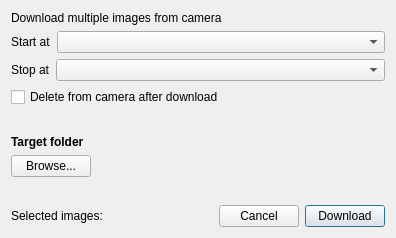
<?xml version="1.0" encoding="UTF-8"?>
<ui version="4.0">
 <class>DownloadImagesDialog</class>
 <widget class="QDialog" name="DownloadImagesDialog">
  <property name="geometry">
   <rect>
    <x>0</x>
    <y>0</y>
    <width>396</width>
    <height>238</height>
   </rect>
  </property>
  <property name="windowTitle">
   <string>Download Images</string>
  </property>
  <layout class="QGridLayout" name="gridLayout_2">
   <item row="11" column="0">
    <layout class="QHBoxLayout" name="horizontalLayout">
     <item>
      <widget class="QLabel" name="selected_images_label">
       <property name="text">
        <string>Selected images:</string>
       </property>
      </widget>
     </item>
     <item>
      <spacer name="horizontalSpacer">
       <property name="orientation">
        <enum>Qt::Horizontal</enum>
       </property>
       <property name="sizeHint" stdset="0">
        <size>
         <width>40</width>
         <height>20</height>
        </size>
       </property>
      </spacer>
     </item>
     <item>
      <widget class="QPushButton" name="cancel_button">
       <property name="text">
        <string>Cancel</string>
       </property>
       <property name="autoDefault">
        <bool>false</bool>
       </property>
      </widget>
     </item>
     <item>
      <widget class="QPushButton" name="done_button">
       <property name="text">
        <string>Download</string>
       </property>
       <property name="autoDefault">
        <bool>true</bool>
       </property>
       <property name="default">
        <bool>true</bool>
       </property>
      </widget>
     </item>
    </layout>
   </item>
   <item row="7" column="0">
    <widget class="QLabel" name="label_4">
     <property name="font">
      <font>
       <bold>true</bold>
      </font>
     </property>
     <property name="text">
      <string>Target folder</string>
     </property>
    </widget>
   </item>
   <item row="9" column="0">
    <spacer name="verticalSpacer">
     <property name="orientation">
      <enum>Qt::Vertical</enum>
     </property>
     <property name="sizeHint" stdset="0">
      <size>
       <width>20</width>
       <height>40</height>
      </size>
     </property>
    </spacer>
   </item>
   <item row="0" column="0">
    <widget class="QLabel" name="header_text">
     <property name="text">
      <string>Download multiple images from camera</string>
     </property>
    </widget>
   </item>
   <item row="8" column="0">
    <layout class="QHBoxLayout" name="horizontalLayout_4" stretch="0,2">
     <item>
      <widget class="QPushButton" name="browse_button">
       <property name="text">
        <string>Browse...</string>
       </property>
      </widget>
     </item>
     <item>
      <widget class="QLabel" name="target_path_label">
       <property name="text">
        <string/>
       </property>
      </widget>
     </item>
    </layout>
   </item>
   <item row="6" column="0">
    <spacer name="verticalSpacer_2">
     <property name="orientation">
      <enum>Qt::Vertical</enum>
     </property>
     <property name="sizeHint" stdset="0">
      <size>
       <width>20</width>
       <height>40</height>
      </size>
     </property>
    </spacer>
   </item>
   <item row="5" column="0">
    <widget class="QCheckBox" name="delete_from_camera_checkbox">
     <property name="text">
      <string>Delete from camera after download</string>
     </property>
    </widget>
   </item>
   <item row="3" column="0">
    <layout class="QHBoxLayout" name="horizontalLayout_2" stretch="0,1">
     <item>
      <widget class="QLabel" name="label">
       <property name="text">
        <string>Start at</string>
       </property>
      </widget>
     </item>
     <item>
      <widget class="QComboBox" name="start_combo_box"/>
     </item>
    </layout>
   </item>
   <item row="4" column="0">
    <layout class="QHBoxLayout" name="horizontalLayout_3" stretch="0,1">
     <item>
      <widget class="QLabel" name="label_2">
       <property name="text">
        <string>Stop at</string>
       </property>
      </widget>
     </item>
     <item>
      <widget class="QComboBox" name="stop_combo_box"/>
     </item>
    </layout>
   </item>
  </layout>
 </widget>
 <resources/>
 <connections>
  <connection>
   <sender>cancel_button</sender>
   <signal>clicked()</signal>
   <receiver>DownloadImagesDialog</receiver>
   <slot>reject()</slot>
   <hints>
    <hint type="sourcelabel">
     <x>158</x>
     <y>160</y>
    </hint>
    <hint type="destinationlabel">
     <x>158</x>
     <y>110</y>
    </hint>
   </hints>
  </connection>
 </connections>
</ui>
